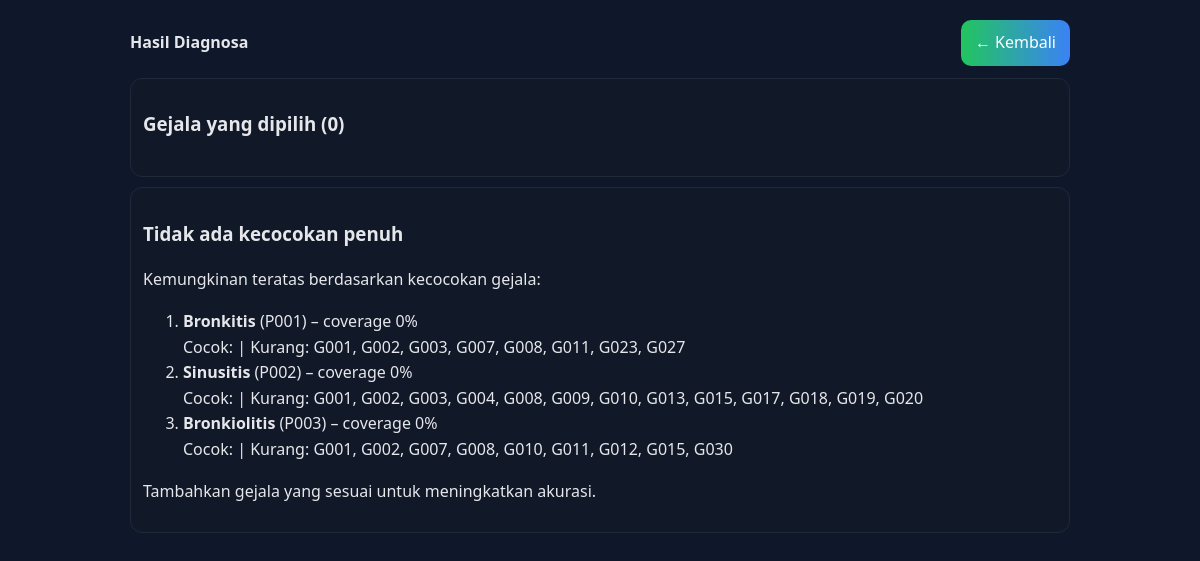
The page /diagnose.php on the database its author committed.
### tables this page shows
CREATE TABLE IF NOT EXISTS rules (
  code VARCHAR(10) PRIMARY KEY,
  disease_code VARCHAR(10) NOT NULL,
  FOREIGN KEY (disease_code) REFERENCES diseases(code)
);

### config.php (called while the page is built, shortened)
<?php
function db() {
  static $pdo = null;
  if ($pdo) return $pdo;
  $dsn = 'mysql:host=' . DB_HOST . ';dbname=' . DB_NAME . ';charset=utf8mb4';
  try {
    $pdo = new PDO($dsn, DB_USER, DB_PASS, [
      PDO::ATTR_ERRMODE => PDO::ERRMODE_EXCEPTION,
      PDO::ATTR_DEFAULT_FETCH_MODE => PDO::FETCH_ASSOC,
    ]);
  } catch (Exception $e) {
    http_response_code(500);
    echo '<h2>Gagal konek database</h2><p>' . htmlspecialchars($e->getMessage()) . '</p>';
    exit;
  }
  return $pdo;
}
function getAll($sql, $params = []) {
  $stmt = db()->prepare($sql);
  $stmt->execute($params);
  return $stmt->fetchAll();
}
function getMapBy($sql, $key, $val, $params = []) {
  $rows = getAll($sql, $params);
  $map = [];
  foreach ($rows as $r) { $map[$r[$key]] = $r[$val]; }
  return $map;
}
?>

### diagnose.php (the view, shortened to what this page needs)
<?php
require __DIR__ . '/config.php';
$selected = $_POST['symptoms'] ?? [];
$selected = array_values(array_unique($selected));
$diseases = getMapBy('SELECT code, name FROM diseases', 'code', 'name');
$rules = getAll('SELECT code, disease_code FROM rules');
$ruleSymptoms = [];
foreach ($rules as $r) {
  $rows = getAll('SELECT symptom_code FROM rule_symptoms WHERE rule_code = ?', [$r['code']]);
  $ruleSymptoms[$r['code']] = array_map(fn($x) => $x['symptom_code'], $rows);
}
$matches = [];
$suggestions = [];
if (empty($matches)) {
  foreach ($rules as $r) {
    $need = $ruleSymptoms[$r['code']] ?? [];
    $intersection = array_intersect($selected, $need);
    $coverage = count($intersection) / count($need);
    $missing = array_diff($need, $selected);
    $suggestions[] = [
      'rule' => $r['code'],
      'disease' => $r['disease_code'],
      'coverage' => $coverage,
      'have' => $intersection,
      'missing' => $missing,
    ];
  }
  usort($suggestions, fn($a,$b) => $b['coverage'] <=> $a['coverage']);
  $suggestions = array_slice($suggestions, 0, 3);
}
?>
<!DOCTYPE html>
<html lang="id">
<head>
  <link rel="stylesheet" href="style.css">
</head>
<body>
  <div class="container">
    <div class="header">
      <div class="title">Hasil Diagnosa</div>
      <a class="btn btn-primary" href="index.php">&larr; Kembali</a>
    </div>
    <div class="card result">
      <h3>Gejala yang dipilih (<?= count($selected) ?>)</h3>
    </div>
    <?php if (!empty($matches)): ?>
    <div class="card result" style="margin-top:10px">
      <h3>Diagnosa Teridentifikasi</h3>
      <?php foreach ($matches as $m): ?>
        <p><strong><?= htmlspecialchars($diseases[$m['disease']] ?? $m['disease']) ?></strong> (<?= htmlspecialchars($m['disease']) ?>) – via aturan <code><?= htmlspecialchars($m['rule']) ?></code></p>
        <div class="muted">Gejala kaidah: <?= implode(', ', $m['need']) ?></div>
        <hr style="border-color:var(--border)">
      <?php endforeach; ?>
      <p>Catatan: Hasil ini adalah bantuan diagnosa dan bukan pengganti pemeriksaan dokter.</p>
    </div>
    <?php else: ?>
    <div class="card result" style="margin-top:10px">
      <h3>Tidak ada kecocokan penuh</h3>
      <p>Kemungkinan teratas berdasarkan kecocokan gejala:</p>
      <ol>
        <?php foreach ($suggestions as $s): ?>
          <li>
            <strong><?= htmlspecialchars($diseases[$s['disease']] ?? $s['disease']) ?></strong> (<?= htmlspecialchars($s['disease']) ?>)
            – coverage <?= number_format($s['coverage']*100, 0) ?>%
            <div class="muted">Cocok: <?= implode(', ', $s['have']) ?> | Kurang: <?= implode(', ', $s['missing']) ?></div>
          </li>
        <?php endforeach; ?>
      </ol>
      <p>Tambahkan gejala yang sesuai untuk meningkatkan akurasi.</p>
    </div>
    <?php endif; ?>
  </div>
</body>
</html>

### style.css (style rules this page uses)
:root { --bg: #0f172a; --surface: #111827; --text: #e5e7eb; --muted: #94a3b8; --primary: #22c55e; --primary2: #3b82f6; --border: #1f2937; --secondary: #ef4444; --secondary2: #f43f5e; }
* { box-sizing: border-box; }
body { margin: 0; background: var(--bg); color: var(--text); font: 500 16px/1.6 system-ui, Segoe UI, Roboto; }
.container { max-width: 980px; margin: 0 auto; padding: 20px; }
.card { background: var(--surface); border: 1px solid var(--border); border-radius: 12px; padding: 16px 20px; }
.btn { border: 1px solid var(--border); background: var(--surface); color: var(--text); padding: 10px 14px; border-radius: 10px; cursor: pointer; text-decoration: none; display: inline-block; transition: transform .18s ease, box-shadow .18s ease, background-color .18s ease, filter .18s ease; }
.btn-primary { background-image: linear-gradient(90deg, var(--primary), var(--primary2)); color: #fff; border: none; }
.header { display: flex; align-items: center; justify-content: space-between; margin-bottom: 12px; }
.title { font-weight: 800; }
.result { padding: 12px; }

### rows shown on the page
rules: disease_code "Bronkitis", disease_code "P001", coverage "0", missing "G001, G002, G003, G007, G008, G011, G023, G027"
rules: disease_code "Sinusitis", disease_code "P002", coverage "0", missing "G001, G002, G003, G004, G008, G009, G010, G013, G015, G017, G018, G019, G020"
rules: disease_code "Bronkiolitis", disease_code "P003", coverage "0", missing "G001, G002, G007, G008, G010, G011, G012, G015, G030"

### other values the page prints
count($selected) "0"
